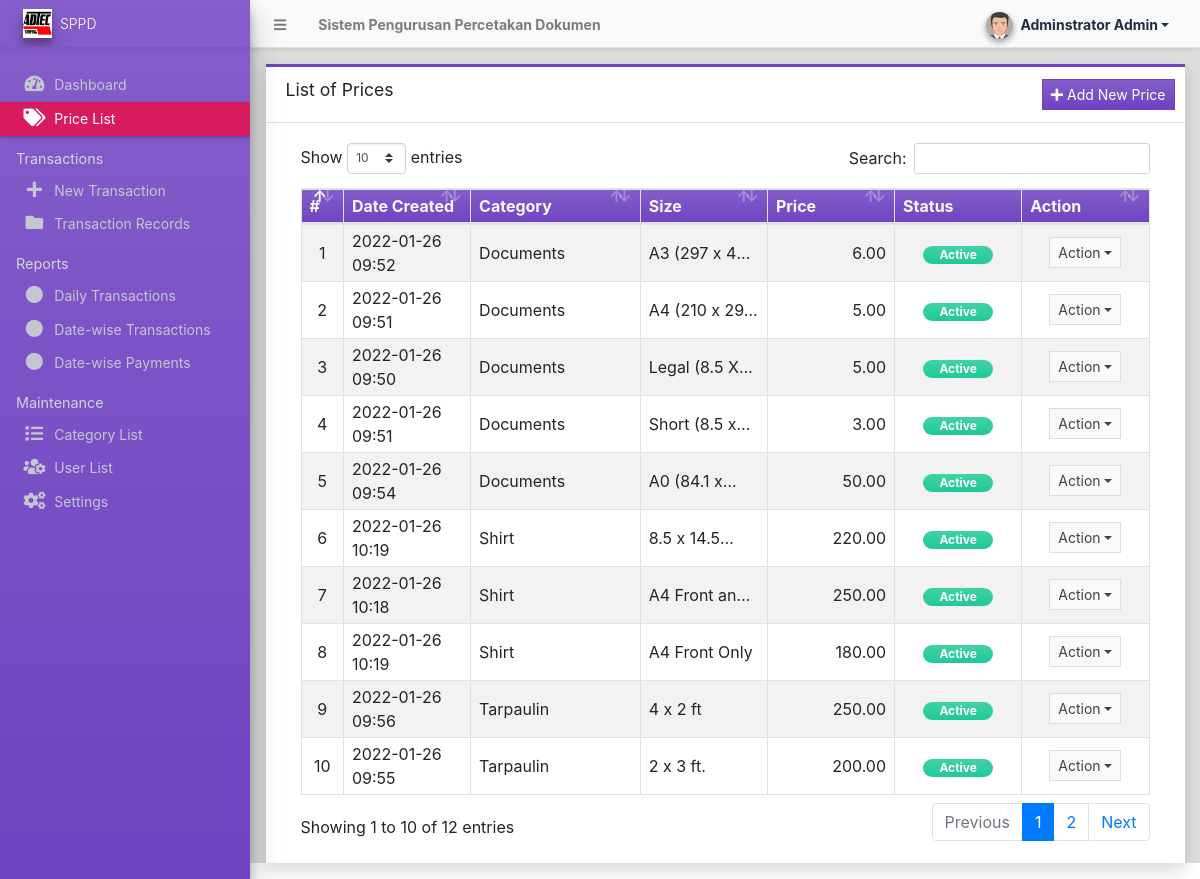
The app's page /admin/?page=prices (signed in) with its own data.
### tables this page shows
CREATE TABLE IF NOT EXISTS `price_list` (
  `id` int NOT NULL AUTO_INCREMENT,
  `category_id` int NOT NULL,
  `size` text NOT NULL,
  `price` float NOT NULL DEFAULT '0',
  `status` tinyint(1) NOT NULL DEFAULT '1',
  `delete_flag` tinyint(1) NOT NULL DEFAULT '0',
  `date_created` datetime NOT NULL DEFAULT CURRENT_TIMESTAMP,
  `date_updated` datetime DEFAULT NULL ON UPDATE CURRENT_TIMESTAMP,
  PRIMARY KEY (`id`),
  KEY `category_id` (`category_id`)
);

CREATE TABLE IF NOT EXISTS `category_list` (
  `id` int NOT NULL AUTO_INCREMENT,
  `name` text NOT NULL,
  `description` text NOT NULL,
  `status` tinyint(1) NOT NULL DEFAULT '1',
  `delete_flag` tinyint(1) NOT NULL DEFAULT '0',
  `date_created` datetime NOT NULL DEFAULT CURRENT_TIMESTAMP,
  `date_updated` datetime DEFAULT NULL ON UPDATE CURRENT_TIMESTAMP,
  PRIMARY KEY (`id`)
);

### classes/DBConnection.php (called while the page is built, shortened)
<?php
class DBConnection{
    private $host = DB_SERVER;
    private $username = DB_USERNAME;
    private $password = DB_PASSWORD;
    private $database = DB_NAME;
    public $conn;
    public function __construct(){
        if (!isset($this->conn)) {
            $this->conn = new mysqli($this->host, $this->username, $this->password, $this->database);
        }
    }
}
?>

### classes/SystemSettings.php (called while the page is built, shortened)
<?php
class SystemSettings extends DBConnection{
	function userdata($field = ''){
		if(!empty($field)){
			if(isset($_SESSION['userdata'][$field]))
				return $_SESSION['userdata'][$field];
			else
				return null;
		}else{
			return false;
		}
	}
}
$_settings = new SystemSettings();
?>

### admin/prices/index.php (the view, shortened to what this page needs)
<div class="card card-outline card-purple rounded-0 shadow">
	<div class="card-header">
		<h3 class="card-title">List of Prices</h3>
		<?php if($_settings->userdata('type') == 1): ?>
		<div class="card-tools">
			<a href="javascript:void(0)" id="create_new" class="btn btn-flat btn-sm btn-primary"><span class="fas fa-plus"></span>  Add New Price</a>
		</div>
		<?php endif; ?>
	</div>
	<div class="card-body">
		<div class="container-fluid">
        <div class="container-fluid">
			<table class="table table-bordered table-hover table-striped">
				<colgroup>
					<col width="5%">
					<col width="15%">
					<col width="20%">
					<col width="15%">
					<col width="15%">
					<col width="15%">
					<col width="15%">
				</colgroup>
				<thead>
					<tr class="bg-gradient-purple text-light">
						<th>#</th>
						<th>Date Created</th>
						<th>Category</th>
						<th>Size</th>
						<th>Price</th>
						<th>Status</th>
						<th>Action</th>
					</tr>
				</thead>
				<tbody>
					<?php
						$i = 1;
						$qry = $conn->query("SELECT p.*,c.name as category from `price_list` p inner join category_list c on p.category_id = c.id where p.delete_flag = 0 order by c.`name` asc, p.size asc ");
						while($row = $qry->fetch_assoc()):
					?>
						<tr>
							<td class="text-center"><?php echo $i++; ?></td>
							<td class=""><?php echo date("Y-m-d H:i",strtotime($row['date_created'])) ?></td>
							<td class=""><p class="m-0 truncate-1"><?php echo $row['category'] ?></p></td>
							<td class=""><p class="m-0 truncate-1"><?php echo $row['size'] ?></p></td>
							<td class="text-right"><?= number_format($row['price'],2) ?></td>
							<td class="text-center">
								<?php
									switch ($row['status']){
										case 1:
											echo '<span class="rounded-pill badge badge-success bg-gradient-teal px-3">Active</span>';
											break;
									}
								?>
							</td>
							<td align="center">
								 <button type="button" class="btn btn-flat btn-default btn-sm dropdown-toggle dropdown-icon" data-toggle="dropdown">
				                  		Action
				                  </button>
							</td>
						</tr>
					<?php endwhile; ?>
				</tbody>
			</table>
		</div>
		</div>
	</div>
</div>

### records on screen
price_list: date_created "2022-01-26 09:52", category.name "Documents", size "A3 (297 x…", price "6.00", status "Active"
price_list: date_created "2022-01-26 09:51", category.name "Documents", size "A4 (210 x…", price "5.00", status "Active"
price_list: date_created "2022-01-26 09:50", category.name "Documents", size "Legal (8.5…", price "5.00", status "Active"
price_list: date_created "2022-01-26 09:51", category.name "Documents", size "Short (8.5…", price "3.00", status "Active"
price_list: date_created "2022-01-26 09:54", category.name "Documents", size "Α0 (84.1…", price "50.00", status "Active"
price_list: date_created "2022-01-26 10:19", category.name "Shirt", size "8.5 x…", price "220.00", status "Active"
price_list: date_created "2022-01-26 10:18", category.name "Shirt", size "A4 Front…", price "250.00", status "Active"
price_list: date_created "2022-01-26 10:19", category.name "Shirt", size "A4 Front Only", price "180.00", status "Active"
price_list: date_created "2022-01-26 09:56", category.name "Tarpaulin", size "4 x 2 ft", price "250.00", status "Active"
price_list: date_created "2022-01-26 09:55", category.name "Tarpaulin", size "2 x 3 ft.", price "200.00", status "Active"

### other values on screen
$_settings->info('name') "Sistem Pengurusan Percetakan Dokumen"
$_settings->userdata('firstname').' '.$_settings->userdata('lastname') "Adminstrator Admin"
$_settings->info('short_name') "SPPD"
